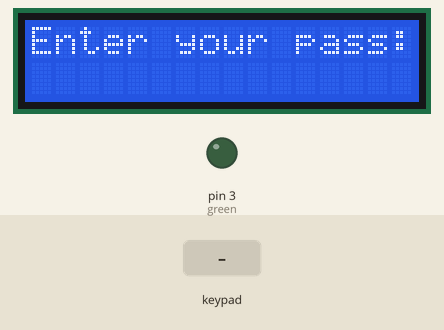
Bench run of a sketch on a simulated Arduino Uno, built with avr-gcc and run on an emulated ATmega328P. Shown: 16×2 character LCD, output pins drawn as LEDs (lit = HIGH). Inputs (shaded band) come from the test bench. Pins used as bus, display or sensor lines are not drawn.

Above: at 1.2 s.
1.3 s: keypad keys A 1 1 2 1 pressed 0.4 s apart
At 1.5 s:
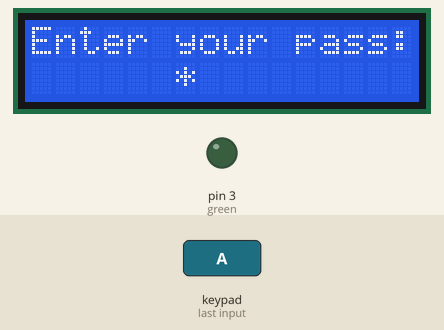
At 3.9 s:
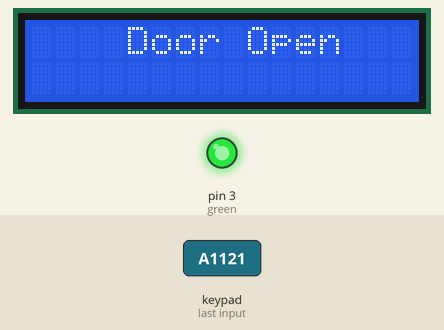
4.8 s: key '1' pressed
7.8 s: keypad keys A 1 1 2 1 # pressed 0.4 s apart
At 11.7 s:
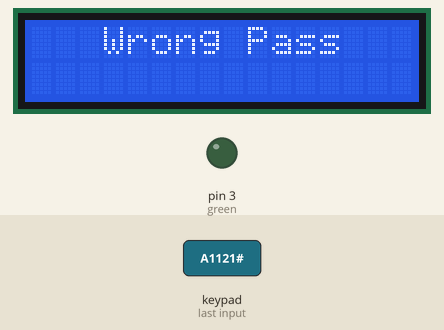
12.1 s: key '2' pressed
Timing chart, 0 to 15.1 s (numbered marks = the images above; inputs shaded):
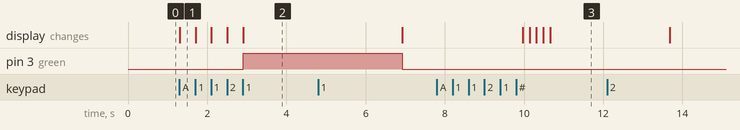

Measured:
- after the input at 1.3 s, pin 3 (green): LOW → HIGH after 1.6 s; the display: changes at once (image 1)
- after the input at 7.8 s, the display: first differs from a run without the input after 2.3 s (image 3 shows a later state)

The sketch:

smart_door_lock.ino
```cpp
#include<LiquidCrystal_I2C.h> // to use display function and object
#include<Keypad.h> //to use keypad function and object

// ----------DISPLAY CONFIGURE-----------
const int lcd_address = 0x27; //can be change for differant lcd display
const int lcd_row = 2 , lcd_col = 16; //also can be change for differant lcd display
LiquidCrystal_I2C lcd (lcd_address, lcd_row, lcd_col); //main object to use lcd

// ----------KEYBOARD CONFIGURE----------
const byte key_row=4, key_col=4; //can be change for differant keypad like 3X4
char keys[key_row][key_col] =
{
    {'1', '2', '3', 'A'},
    {'4', '5', '6', 'B'},
    {'7', '8', '9', 'C'},
    {'*', '0', '#', 'D'}
}; //define all keys

byte row_pins[key_row] = {11,10,9,8}; //digital pin numbar of arduino board for keypad rows
byte col_pins[key_col] = {7,6,5,4}; //digital pin numbar of arduino board for keypad cols

Keypad keyboard = Keypad(makeKeymap(keys), row_pins, col_pins, key_row, key_col);
//main objectto use keypad


//-------------PASSWORD CONFIGURE---------------
int pass_length = 5;
const String system_pass = "A1121"; //main pass
String input_pass = "";

//-------------LIGHT FEATURE--------------------
int red =4;
int green = 3;
//i can use a solenoidal lock system
void setup()
{
    lcd.init();
    lcd.backlight();
    Serial.begin(9600);
    pinMode(red, OUTPUT);
  	pinMode(green, OUTPUT);
}

void loop()
{
    lcd.clear();
    lcd.setCursor(0,0);
    lcd.print("Enter your pass:");
    int i = 6;
    while (1)
    {
        char key = keyboard.getKey(); // watting for key input
        if (key) //use if statement to avoid garbage/blank keys continuously
        {
            if (input_pass.length()<pass_length) //chacking pass_length
            {
                input_pass = input_pass + key;
                lcd.setCursor(i,1); //for preview
                lcd.print("*");
                i++;
            }
            if (input_pass.length()==pass_length) //checking password
            {
                if (input_pass==system_pass)
                {
                    lcd.clear();
                    lcd.setCursor(4,0);
                    lcd.print("Door Open");
                    digitalWrite(green, HIGH);
                    delay(4000);
                    input_pass = ""; //reset pass
                    break;
                }
                else
                {
                    lcd.clear();
                    lcd.setCursor(3,0);
                    lcd.print("Wrong Pass");
                    digitalWrite(red, HIGH);
                    delay(3000);
                    input_pass = ""; //reset pass
                    break;
                }
            }
        }
    }

//Door close after pass input
    lcd.clear();
    lcd.setCursor(2,0);
    lcd.print("Door Closed!");
    digitalWrite(green, LOW);
  	digitalWrite(red, LOW);
    delay(3000);

}
```
